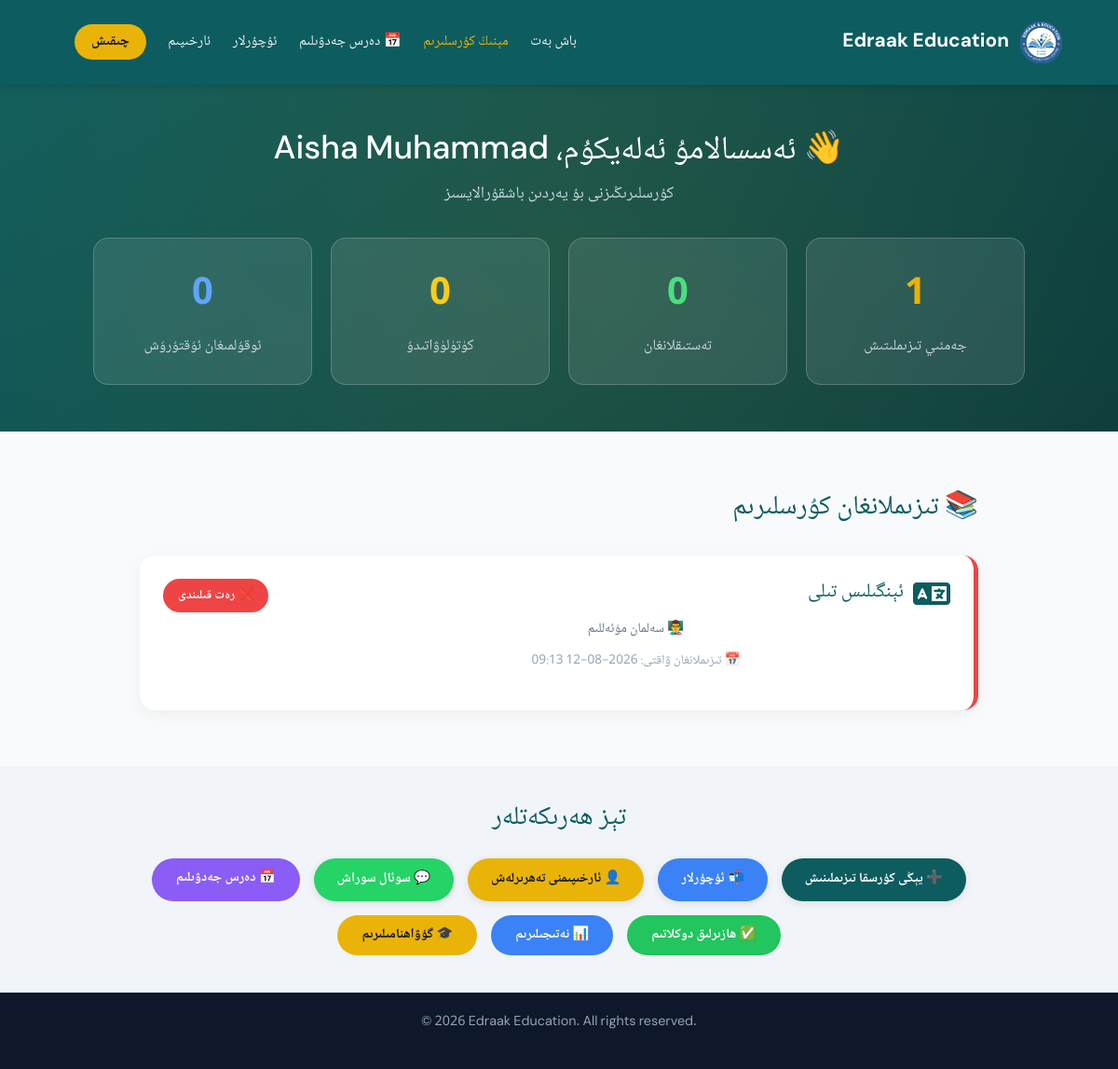
The app's page /my-enrollments/ (signed in) with its own data.
### courses/models.py (models this page shows, shortened)
class SiteSettings(models.Model):
    site_name = models.CharField(max_length=200, default='Edraak Education', verbose_name="توربەت ئىسمى (ئېنگلىزچە)")
    site_name_ug = models.CharField(max_length=200, default='ئىدراك مائارىپى', verbose_name="توربەت ئىسمى (ئۇيغۇرچە)")
    tagline = models.CharField(max_length=300, blank=True, default='Guiding the Future | كەلگۈسىگە يېتەكلەش',
                               verbose_name="شۇئار")
    logo = models.ImageField(upload_to='site/', blank=True, null=True, verbose_name="لوگو رەسىمى")
    about_title_ug = models.CharField(max_length=200, default='ئىدراك مائارىپى غايىسى',
                                      verbose_name="بىز ھەققىدە ماۋزۇسى (ئۇيغۇرچە)")
    about_text_ug = models.TextField(blank=True, verbose_name="بىز ھەققىدە مەزمۇنى (ئۇيغۇرچە)")
    about_title_en = models.CharField(max_length=200, default='Our Mission',
                                      verbose_name="بىز ھەققىدە ماۋزۇسى (ئېنگلىزچە)")
    about_text_en = models.TextField(blank=True, verbose_name="بىز ھەققىدە مەزمۇنى (ئېنگلىزچە)")
    whatsapp = models.CharField(max_length=50, blank=True, default='905444362947',
                                verbose_name="WhatsApp نومۇرى (پەقەت سان)")
    telegram = models.CharField(max_length=100, blank=True, default='salman_muallim', verbose_name="Telegram ئادرېسى")
    email = models.EmailField(blank=True, default='salmanuyghur3@gmail.com', verbose_name="Email")
    phone = models.CharField(max_length=50, blank=True, default='+90 544 436 29 47',
                             verbose_name="تېلېفون نومۇرى (كۆرۈنۈش)")
    address = models.CharField(max_length=300, blank=True, verbose_name="ئادرېس")
    footer_text = models.CharField(max_length=300, blank=True, default='© 2026 Edraak Education. All rights reserved.',
                                   verbose_name="Footer تېكىستى")
    class Meta:
        verbose_name = "توربەت تەڭشەكلىرى"
        verbose_name_plural = "توربەت تەڭشەكلىرى"
    @classmethod
    def get_settings(cls):
        settings, created = cls.objects.get_or_create(id=1)
        return settings

class CustomUser(AbstractUser):
    ROLE_CHOICES = [
        ('student', 'ئوقۇغۇچى'),
        ('teacher', 'ئوقۇتقۇچى'),
        ('admin', 'باشقۇرغۇچى'),
    ]
    phone = models.CharField(max_length=20, blank=True, verbose_name="تېلېفون نومۇرى")
    telegram_id = models.CharField(max_length=100, blank=True, verbose_name="تېلېگرامما ئادرېسى")
    full_name = models.CharField(max_length=200, blank=True, verbose_name="ئىسمى فامىلىسى")
    role = models.CharField(max_length=20, choices=ROLE_CHOICES, default='student', verbose_name="رولى")
    class Meta:
        verbose_name = "ئىشلەتكۈچى"
        verbose_name_plural = "ئىشلەتكۈچىلەر"

class Enrollment(models.Model):
    STATUS_CHOICES = [
        ('pending', 'كۈتۈلۈۋاتىدۇ'),
        ('approved', 'تەستىقلاندى'),
        ('rejected', 'رەت قىلىندى'),
    ]
    user = models.ForeignKey(
        CustomUser,
        on_delete=models.CASCADE,
        verbose_name="ئوقۇغۇچى",
        related_name='enrollments'
    )
    course = models.ForeignKey(
        Course,
        on_delete=models.CASCADE,
        verbose_name="كۇرس",
        related_name='enrollments'
    )
    status = models.CharField(max_length=20, choices=STATUS_CHOICES, default='pending', verbose_name="ھالەت")
    message = models.TextField(blank=True, verbose_name="ئوقۇغۇچى ئۇچۇرى")
    teacher_note = models.TextField(blank=True, verbose_name="ئۇستاز ئىزاھى")
    created_at = models.DateTimeField(auto_now_add=True)
    updated_at = models.DateTimeField(auto_now=True)
    class Meta:
        verbose_name = "تىزىملىتىش"
        verbose_name_plural = "تىزىملىتىشلار"
        unique_together = ('user', 'course')
        ordering = ['-created_at']
    def get_status_color(self):
        colors = {
            'pending': '#eab308',
            'approved': '#22c55e',
            'rejected': '#ef4444',
        }
        return colors.get(self.status, '#64748b')
    def get_status_text(self):
        texts = {
            'pending': '⏳ كۈتۈلۈۋاتىدۇ',
            'approved': '✅ تەستىقلاندى',
            'rejected': '❌ رەت قىلىندى',
        }
        return texts.get(self.status, self.status)

class Course(models.Model):
    BADGE_CHOICES = [
        ('تور + سىنىپ', 'تور + سىنىپ'),
        ('بالىلار', 'بالىلار'),
        ('تېخنىكا', 'تېخنىكا'),
        ('ئىلمىي ساۋات', 'ئىلمىي ساۋات'),
        ('كۆپ تىللىق', 'كۆپ تىللىق'),
        ('مەخسۇس سىنىپ', 'مەخسۇس سىنىپ'),
    ]
    title = models.CharField(max_length=200, verbose_name="كۇرس ئىسمى")
    badge = models.CharField(max_length=50, choices=BADGE_CHOICES, verbose_name="بەلگە")
    emoji = models.CharField(max_length=50, blank=True, verbose_name="ئىموجى/Icon")
    description = models.TextField(verbose_name="چۈشەندۈرۈش")
    textbook = models.CharField(max_length=200, blank=True, verbose_name="ئاساسلىق دەرسلىك")
    level = models.CharField(max_length=100, blank=True, verbose_name="سەۋىيە تەلەپلىرى")
    teaching_method = models.CharField(max_length=200, blank=True, verbose_name="ئوقۇتۇش شەكلى")
    age_group = models.CharField(max_length=100, blank=True, verbose_name="مۇۋاپىق ياش")
    special_features = models.CharField(max_length=300, blank=True, verbose_name="ئالاھىدىلىكى")
    is_active = models.BooleanField(default=True, verbose_name="ئاكتىپمۇ؟")
    order = models.IntegerField(default=0, verbose_name="تەرتىپ نومۇرى")
    created_at = models.DateTimeField(auto_now_add=True)
    full_description = models.TextField(blank=True, verbose_name="تولۇق چۈشەندۈرۈش")
    duration = models.CharField(max_length=100, blank=True, verbose_name="ۋاقتى")
    schedule = models.CharField(max_length=200, blank=True, verbose_name="دەرس ۋاقتى")
    price = models.CharField(max_length=100, blank=True, verbose_name="باھاسى")
    max_students = models.IntegerField(default=20, verbose_name="ئەڭ كۆپ ئوقۇغۇچى")
    cover_image = models.ImageField(upload_to='courses/', blank=True, null=True, verbose_name="رەسىم")
    instructor = models.ForeignKey(
        Teacher,
        on_delete=models.SET_NULL,
        null=True,
        blank=True,
        related_name='courses',
        verbose_name="مەسئۇل ئۇستاز"
    )
    class Meta:
        verbose_name = "كۇرس"
        verbose_name_plural = "كۇرسىلار"
        ordering = ['order']

class Teacher(models.Model):
    user = models.OneToOneField(
        CustomUser,
        on_delete=models.CASCADE,
        null=True,
        blank=True,
        related_name='teacher_profile',
        verbose_name="كىرىش ھېساباتى (User)",
        limit_choices_to={'role': 'teacher'}
    )
    name = models.CharField(max_length=100, verbose_name="ئىسمى")
    role = models.CharField(max_length=100, verbose_name="ۋەزىپىسى")
    description = models.TextField(verbose_name="چۈشەندۈرۈش")
    photo = models.ImageField(upload_to='teachers/', blank=True, null=True, verbose_name="رەسىم")
    emoji = models.CharField(max_length=10, blank=True, verbose_name="ئېموجى")
    order = models.IntegerField(default=0, verbose_name="تەرتىپ نومۇرى")
    class Meta:
        verbose_name = "ئوقۇتقۇچى (Team)"
        verbose_name_plural = "ئوقۇتقۇچىلار قوشۇنى"
        ordering = ['order']

### courses/views.py (the view)
# urls.py: path('my-enrollments/', views.my_enrollments, name='my_enrollments'),
@login_required
def my_enrollments(request):
    enrollments = Enrollment.objects.filter(user=request.user).select_related('course', 'course__instructor')
    unread_count = Notification.objects.filter(user=request.user, is_read=False).count()
    context = {
        'enrollments': enrollments,
        'total': enrollments.count(),
        'approved_count': enrollments.filter(status='approved').count(),
        'pending_count': enrollments.filter(status='pending').count(),
        'unread_count': unread_count,
    }
    return render(request, 'my_enrollments.html', context)

### courses/templates/my_enrollments.html (shortened to what this page needs)
{% extends 'base.html' %}
{% block content %}
<header>
    <div class="navbar">
        <div class="logo-area">
            {% if settings.logo %}
            <img src="{{ settings.logo.url }}" alt="{{ settings.site_name }}" style="width: 45px; height: 45px; object-fit: contain; border-radius: 8px;">
            {% endif %}
            <a href="{% url 'index' %}" class="brand-name" style="text-decoration:none;"> {{ settings.site_name }}</a>
        </div>
        <div class="nav-menu">
            <nav>
                <a href="{% url 'index' %}">باش بەت</a>
                <a href="{% url 'my_enrollments' %}" style="color: #eab308;">مېنىڭ كۇرسلىرىم</a>
                <a href="{% url 'my_schedule' %}">📅 دەرس جەدۋىلىم</a>
                <a href="{% url 'messages_view' %}">ئۇچۇرلار</a>
                <a href="{% url 'profile' %}">ئارخىپىم</a>
                <a href="{% url 'logout' %}" class="login-nav-btn">چىقىش</a>
            </nav>
        </div>
    </div>
</header>
<div class="dashboard-hero">
    <div class="dashboard-hero-content" style="max-width: 1000px; margin: 0 auto; text-align: center;">
        <h1 style="font-size: 2.2rem; margin-bottom: 10px;">
            👋 ئەسسالامۇ ئەلەيكۇم، {{ user.full_name|default:user.username }}
        </h1>
        <p style="color: #cbd5e1; font-size: 1.1rem;">كۇرسلىرىڭىزنى بۇ يەردىن باشقۇرالايسىز</p>
        <div style="display: grid; grid-template-columns: repeat(auto-fit, minmax(200px, 1fr)); gap: 20px; margin-top: 30px;">
            <div class="dashboard-stat-card" style="background: rgba(255,255,255,0.1); padding: 25px; border-radius: 16px; backdrop-filter: blur(10px); border: 1px solid rgba(255,255,255,0.2);">
                <div style="font-size: 2.5rem; font-weight: bold; color: #eab308;">{{ total }}</div>
                <div style="color: #cbd5e1; margin-top: 5px;">جەمئىي تىزىملىتىش</div>
            </div>
            <div class="dashboard-stat-card" style="background: rgba(255,255,255,0.1); padding: 25px; border-radius: 16px; backdrop-filter: blur(10px); border: 1px solid rgba(255,255,255,0.2);">
                <div style="font-size: 2.5rem; font-weight: bold; color: #4ade80;">{{ approved_count }}</div>
                <div style="color: #cbd5e1; margin-top: 5px;">تەستىقلانغان</div>
            </div>
            <div class="dashboard-stat-card" style="background: rgba(255,255,255,0.1); padding: 25px; border-radius: 16px; backdrop-filter: blur(10px); border: 1px solid rgba(255,255,255,0.2);">
                <div style="font-size: 2.5rem; font-weight: bold; color: #facc15;">{{ pending_count }}</div>
                <div style="color: #cbd5e1; margin-top: 5px;">كۈتۈلۈۋاتىدۇ</div>
            </div>
            <div class="dashboard-stat-card" style="background: rgba(255,255,255,0.1); padding: 25px; border-radius: 16px; backdrop-filter: blur(10px); border: 1px solid rgba(255,255,255,0.2);">
                <div style="font-size: 2.5rem; font-weight: bold; color: #60a5fa;">{{ unread_count }}</div>
                <div style="color: #cbd5e1; margin-top: 5px;">ئوقۇلمىغان ئۇقتۇرۇش</div>
            </div>
        </div>
    </div>
</div>
<section style="padding: 60px 5%;">
    <div style="max-width: 900px; margin: 0 auto;">
        <h2 style="color: #0d5c5f; font-size: 1.8rem; margin-bottom: 30px; direction: rtl; text-align: right;">
            📚 تىزىملانغان كۇرسلىرىم
        </h2>
        {% if enrollments %}
        <div style="display: flex; flex-direction: column; gap: 20px;">
            {% for enrollment in enrollments %}
            <div class="enrollment-card" style="background: white; padding: 25px; border-radius: 16px; box-shadow: 0 4px 15px rgba(0,0,0,0.05); border-right-color: {{ enrollment.get_status_color }};">
                <div style="display: flex; justify-content: space-between; align-items: flex-start; gap: 20px; flex-wrap: wrap;">
                    <div style="flex: 1; min-width: 250px;">
                        <div style="display: flex; align-items: center; gap: 10px; margin-bottom: 10px;">
                            {% if enrollment.course.emoji %}
                            <i class="{{ enrollment.course.emoji }}" style="font-size: 2rem; color: #0d5c5f;"></i>
                            {% endif %}
                            <h3 style="color: #0d5c5f; font-size: 1.3rem; margin: 0;">
                                <a href="{% url 'course_detail' enrollment.course.id %}" style="color: #0d5c5f; text-decoration: none;">
                                    {{ enrollment.course.title }}
                                </a>
                            </h3>
                        </div>
                        {% if enrollment.course.instructor %}
                        <p style="color: #64748b; font-size: 0.9rem; margin-bottom: 8px;">
                            👨‍🏫 {{ enrollment.course.instructor.name }}
                        </p>
                        {% endif %}
                        <p style="color: #94a3b8; font-size: 0.85rem;">
                            📅 تىزىملانغان ۋاقتى: {{ enrollment.created_at|date:"Y-m-d H:i" }}
                        </p>
                    </div>
                    <div style="text-align: left; min-width: 150px;">
                        <span class="status-badge" style="background-color: {{ enrollment.get_status_color }};">
                            {{ enrollment.get_status_text }}
                        </span>
                    </div>
                </div>
            </div>
            {% endfor %}
        </div>
        {% endif %}
    </div>
</section>
<section style="padding: 40px 5%; background: #f1f5f9;">
    <div style="max-width: 900px; margin: 0 auto; text-align: center;">
        <h3 style="color: #0d5c5f; margin-bottom: 25px;">تېز ھەرىكەتلەر</h3>
        <div style="display: flex; gap: 15px; justify-content: center; flex-wrap: wrap;">
            <a href="{% url 'index' %}#courses" class="quick-action-btn" style="background: #0d5c5f; color: white;">
                ➕ يېڭى كۇرسقا تىزىملىنىش
            </a>
            <a href="{% url 'messages_view' %}" class="quick-action-btn" style="background: #3b82f6; color: white;">
                📬 ئۇچۇرلار
            </a>
            <a href="{% url 'profile' %}" class="quick-action-btn" style="background: #eab308; color: #0f172a;">
                👤 ئارخىپىمنى تەھرىرلەش
            </a>
            <a href="https://wa.me/{{ settings.whatsapp }}" target="_blank" class="quick-action-btn" style="background: #25D366; color: white;">
                💬 سوئال سوراش
            </a>
            <a href="{% url 'my_schedule' %}" class="btn" style="font-size: 0.9rem; padding: 10px 25px; background-color: #8b5cf6; color: white;">📅 دەرس جەدۋىلىم</a>
            <a href="{% url 'attendance_report' %}" class="btn" style="font-size: 0.9rem; padding: 10px 25px; background-color: #22c55e; color: white;">
                ✅ ھازىرلىق دوكلاتىم
            </a>
            <a href="{% url 'my_grades' %}" class="btn" style="font-size: 0.9rem; padding: 10px 25px; background-color: #3b82f6; color: white;">
                📊 نەتىجىلىرىم
            </a>
            <a href="{% url 'my_certificates' %}" class="btn" style="font-size: 0.9rem; padding: 10px 25px; background-color: #eab308; color: #0f172a;">
                🎓 گۇۋاھنامىلىرىم
            </a>
        </div>
    </div>
</section>
<footer>
    <p>{{ settings.footer_text }}</p>
</footer>
{% endblock %}

### records on screen
SiteSettings: logo (picture), site_name "Edraak Education", footer_text "© 2026 Edraak Education. All rights reserved."
CustomUser: full_name "Aisha Muhammad"
Enrollment: course "ئېنگىلىس تىلى", course.instructor.name "سەلمان مۇئەللىم", created_at "2026-08-12 09:13", get_status_text "❌ رەت قىلىندى"

### other values on screen
{{ total }} "1"
{{ approved_count }} "0"
{{ pending_count }} "0"
{{ unread_count }} "0"
